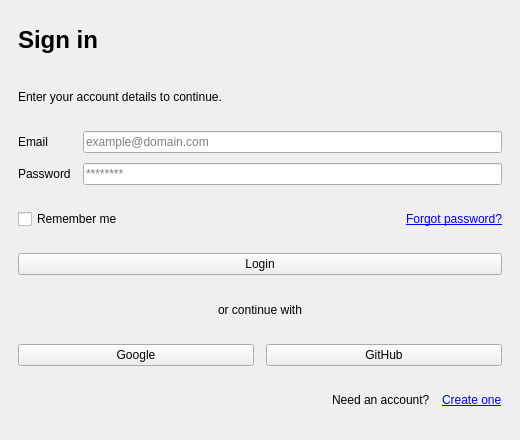
<?xml version="1.0" encoding="UTF-8"?>
<ui version="4.0">
 <class>LoginPage</class>
 <widget class="QWidget" name="LoginPage">
  <property name="geometry">
   <rect>
    <x>0</x>
    <y>0</y>
    <width>520</width>
    <height>440</height>
   </rect>
  </property>
  <property name="windowTitle">
   <string>Login</string>
  </property>
  <layout class="QVBoxLayout" name="verticalLayout">
   <property name="leftMargin">
    <number>18</number>
   </property>
   <property name="topMargin">
    <number>18</number>
   </property>
   <property name="rightMargin">
    <number>18</number>
   </property>
   <property name="bottomMargin">
    <number>18</number>
   </property>
   <property name="spacing">
    <number>12</number>
   </property>
   <item>
    <widget class="QLabel" name="loginTitle">
     <property name="font">
      <font>
       <pointsize>18</pointsize>
       <weight>75</weight>
       <bold>true</bold>
      </font>
     </property>
     <property name="text">
      <string>Sign in</string>
     </property>
    </widget>
   </item>
   <item>
    <widget class="QLabel" name="loginSubtitle">
     <property name="text">
      <string>Enter your account details to continue.</string>
     </property>
     <property name="wordWrap">
      <bool>true</bool>
     </property>
    </widget>
   </item>
   <item>
    <layout class="QFormLayout" name="formLayout">
     <property name="horizontalSpacing">
      <number>12</number>
     </property>
     <property name="verticalSpacing">
      <number>10</number>
     </property>
     <item row="0" column="0">
      <widget class="QLabel" name="emailLabel">
       <property name="text">
        <string>Email</string>
       </property>
      </widget>
     </item>
     <item row="0" column="1">
      <widget class="QLineEdit" name="emailInput">
       <property name="placeholderText">
        <string>example@domain.com</string>
       </property>
      </widget>
     </item>
     <item row="1" column="0">
      <widget class="QLabel" name="passwordLabel">
       <property name="text">
        <string>Password</string>
       </property>
      </widget>
     </item>
     <item row="1" column="1">
      <widget class="QLineEdit" name="passwordInput">
       <property name="echoMode">
        <enum>QLineEdit::Password</enum>
       </property>
       <property name="placeholderText">
        <string>********</string>
       </property>
      </widget>
     </item>
    </layout>
   </item>
   <item>
    <layout class="QHBoxLayout" name="horizontalLayout">
     <item>
      <widget class="QCheckBox" name="rememberCheck">
       <property name="text">
        <string>Remember me</string>
       </property>
      </widget>
     </item>
     <item>
      <spacer name="horizontalSpacer">
       <property name="orientation">
        <enum>Qt::Horizontal</enum>
       </property>
       <property name="sizeHint" stdset="0">
        <size>
         <width>40</width>
         <height>20</height>
        </size>
       </property>
      </spacer>
     </item>
     <item>
      <widget class="QLabel" name="forgotLabel">
       <property name="text">
        <string>&lt;a href=&quot;#&quot;&gt;Forgot password?&lt;/a&gt;</string>
       </property>
       <property name="textFormat">
        <enum>Qt::RichText</enum>
       </property>
       <property name="alignment">
        <set>Qt::AlignRight|Qt::AlignTrailing|Qt::AlignVCenter</set>
       </property>
       <property name="openExternalLinks">
        <bool>false</bool>
       </property>
      </widget>
     </item>
    </layout>
   </item>
   <item>
    <widget class="QPushButton" name="loginButton">
     <property name="minimumHeight">
      <number>36</number>
     </property>
     <property name="text">
      <string>Login</string>
     </property>
    </widget>
   </item>
   <item>
    <layout class="QHBoxLayout" name="horizontalLayout_2">
     <item>
      <spacer name="horizontalSpacer_2">
       <property name="orientation">
        <enum>Qt::Horizontal</enum>
       </property>
       <property name="sizeHint" stdset="0">
        <size>
         <width>40</width>
         <height>20</height>
        </size>
       </property>
      </spacer>
     </item>
     <item>
      <widget class="QLabel" name="dividerLabel">
       <property name="text">
        <string>or continue with</string>
       </property>
      </widget>
     </item>
     <item>
      <spacer name="horizontalSpacer_3">
       <property name="orientation">
        <enum>Qt::Horizontal</enum>
       </property>
       <property name="sizeHint" stdset="0">
        <size>
         <width>40</width>
         <height>20</height>
        </size>
       </property>
      </spacer>
     </item>
    </layout>
   </item>
   <item>
    <layout class="QHBoxLayout" name="horizontalLayout_3">
     <item>
      <widget class="QPushButton" name="loginGoogle">
       <property name="text">
        <string>Google</string>
       </property>
      </widget>
     </item>
     <item>
      <widget class="QPushButton" name="loginGithub">
       <property name="text">
        <string>GitHub</string>
       </property>
      </widget>
     </item>
    </layout>
   </item>
   <item>
    <layout class="QHBoxLayout" name="horizontalLayout_4">
     <item>
      <spacer name="horizontalSpacer_4">
       <property name="orientation">
        <enum>Qt::Horizontal</enum>
       </property>
       <property name="sizeHint" stdset="0">
        <size>
         <width>40</width>
         <height>20</height>
        </size>
       </property>
      </spacer>
     </item>
     <item>
      <widget class="QLabel" name="toRegisterLabel">
       <property name="text">
        <string>Need an account?</string>
       </property>
      </widget>
     </item>
     <item>
      <widget class="QLabel" name="toRegisterLink">
       <property name="text">
        <string>&lt;a href=&quot;#&quot;&gt;Create one&lt;/a&gt;</string>
       </property>
       <property name="textFormat">
        <enum>Qt::RichText</enum>
       </property>
       <property name="openExternalLinks">
        <bool>false</bool>
       </property>
      </widget>
     </item>
    </layout>
   </item>
  </layout>
 </widget>
 <resources/>
 <connections/>
</ui>
